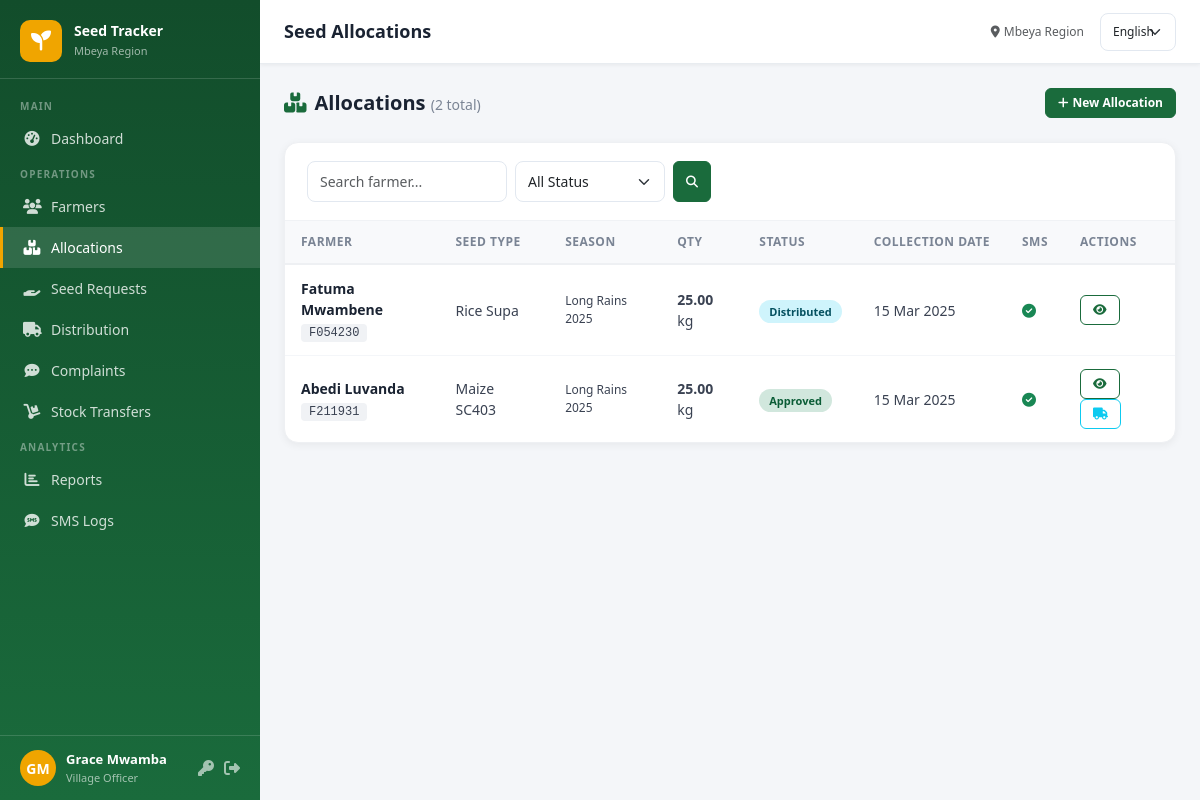
Before: /allocations/ (signed in) with the older database file.
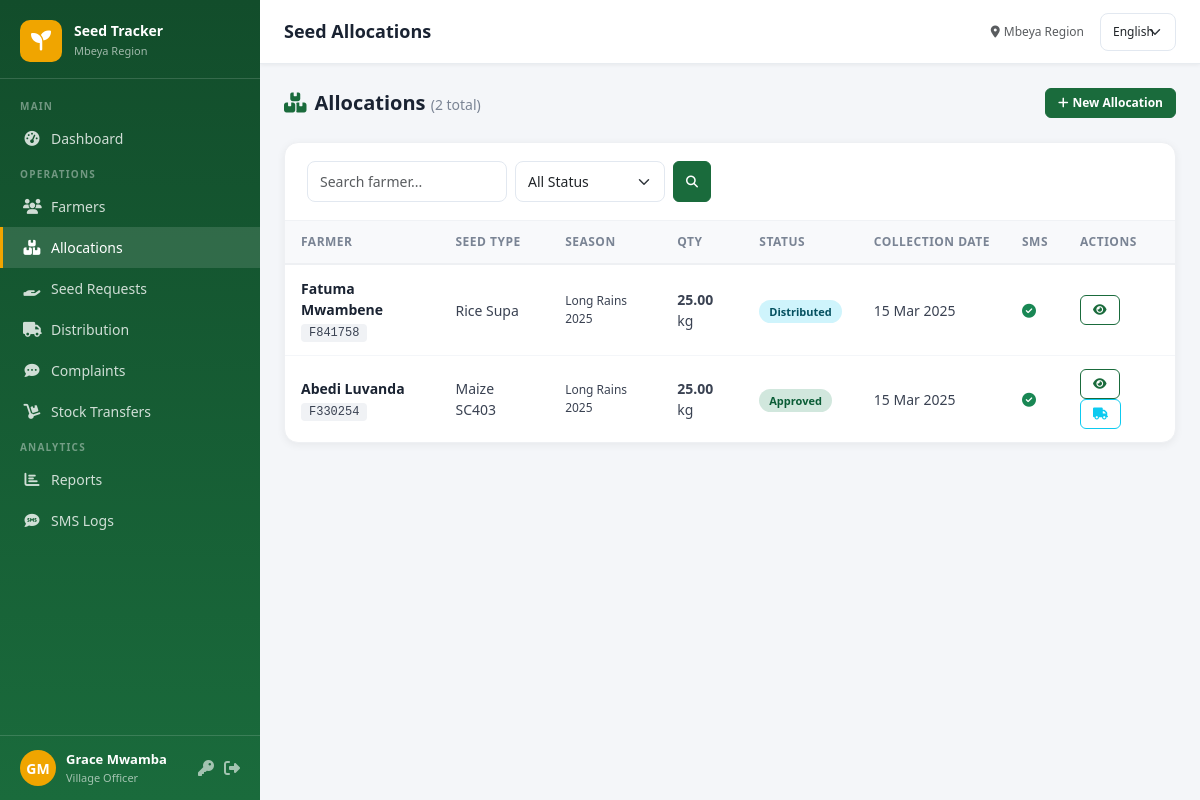
After: the same page with the newer database file.
### core/models.py (models this page shows, shortened)
class SeedAllocation(models.Model):
    STATUS_CHOICES = [
        ('pending',_('Pending')),('approved',_('Approved')),
        ('rejected',_('Rejected')),('distributed',_('Distributed')),
    ]
    farmer = models.ForeignKey(Farmer, on_delete=models.CASCADE, related_name='allocations')
    seed_type = models.ForeignKey(SeedType, on_delete=models.CASCADE)
    season = models.ForeignKey(FarmingSeasons, on_delete=models.CASCADE)
    quantity_allocated = models.DecimalField(max_digits=10, decimal_places=2)
    status = models.CharField(max_length=20, choices=STATUS_CHOICES, default='pending')
    collection_date = models.DateField(null=True, blank=True)
    collection_location = models.CharField(max_length=200, blank=True)
    requested_by = models.ForeignKey(CustomUser, on_delete=models.SET_NULL, null=True, related_name='requests')
    approved_by = models.ForeignKey(CustomUser, on_delete=models.SET_NULL, null=True, blank=True, related_name='approvals')
    rejection_reason = models.TextField(blank=True)
    sms_sent = models.BooleanField(default=False)
    notes = models.TextField(blank=True)
    created_at = models.DateTimeField(auto_now_add=True)
    updated_at = models.DateTimeField(auto_now=True)
    class Meta:
        unique_together = ('farmer', 'seed_type', 'season')

class Farmer(models.Model):
    STATUS_CHOICES = [('active',_('Active')),('inactive',_('Inactive')),('pending',_('Pending'))]
    farmer_id = models.CharField(max_length=20, unique=True, blank=True)
    first_name = models.CharField(max_length=100)
    last_name = models.CharField(max_length=100)
    phone_number = models.CharField(max_length=20)
    village = models.ForeignKey(Village, on_delete=models.CASCADE, related_name='farmers')
    farm_location = models.CharField(max_length=200, blank=True)
    farm_size = models.DecimalField(max_digits=8, decimal_places=2, null=True, blank=True, help_text='Acres')
    crop_type = models.CharField(max_length=50, choices=CROP_CHOICES, default='maize')
    national_id = models.CharField(max_length=30, blank=True)
    status = models.CharField(max_length=20, choices=STATUS_CHOICES, default='active')
    registered_by = models.ForeignKey(CustomUser, on_delete=models.SET_NULL, null=True, related_name='registered_farmers')
    user = models.OneToOneField(CustomUser, on_delete=models.CASCADE, null=True, blank=True, related_name='farmer_profile')
    created_at = models.DateTimeField(auto_now_add=True)
    updated_at = models.DateTimeField(auto_now=True)
    @property
    def full_name(self): return f"{self.first_name} {self.last_name}"

class SeedType(models.Model):
    name = models.CharField(max_length=100, unique=True)
    description = models.TextField(blank=True)
    unit = models.CharField(max_length=30, default='kg')
    created_at = models.DateTimeField(auto_now_add=True)

class FarmingSeasons(models.Model):
    name = models.CharField(max_length=100, unique=True)
    start_date = models.DateField()
    end_date = models.DateField()
    is_active = models.BooleanField(default=False)
    created_at = models.DateTimeField(auto_now_add=True)

### core/views.py (the view)
# urls.py: path('allocations/', views.allocation_list, name='allocation_list'),
@login_required
def allocation_list(request):
    user = request.user
    qs = SeedAllocation.objects.select_related('farmer','seed_type','season','requested_by')
    if user.role == 'village': qs = qs.filter(farmer__village=user.village)
    elif user.role in ('ward','extension'): qs = qs.filter(farmer__village__ward=user.ward)
    elif user.role == 'district': qs = qs.filter(farmer__village__ward__district=user.district)
    elif user.role == 'regional': qs = qs.filter(farmer__village__ward__district__region=user.region)
    elif user.role == 'farmer' and hasattr(user, 'farmer_profile'): qs = qs.filter(farmer=user.farmer_profile)
    status_filter = request.GET.get('status','')
    if status_filter: qs = qs.filter(status=status_filter)
    q = request.GET.get('q','')
    if q: qs = qs.filter(Q(farmer__first_name__icontains=q)|Q(farmer__last_name__icontains=q)|Q(farmer__farmer_id__icontains=q))
    paginator = Paginator(qs.order_by('-created_at'), 20)
    page = paginator.get_page(request.GET.get('page'))
    return render(request, 'core/allocation_list.html', {'page_obj': page, 'status_filter': status_filter, 'q': q})

### templates/core/allocation_list.html (shortened to what this page needs)
{% extends 'base.html' %}
{% load i18n %}
{% block page_title %}{% trans "Seed Allocations" %}{% endblock %}
{% block content %}
<div class="page-header">
  <h4><i class="fas fa-boxes me-2" style="color:#1a6b3c"></i>{% trans "Allocations" %} <small style="font-size:14px;color:#7a8494;font-weight:400">({{ page_obj.paginator.count }} {% trans "total" %})</small></h4>
  {% if user.role == 'village' %}
  <a href="{% url 'allocation_create' %}" class="btn btn-primary btn-sm"><i class="fas fa-plus me-1"></i>{% trans "New Allocation" %}</a>
  {% endif %}
</div>
<div class="table-card">
  <div class="table-header">
    <form method="get" class="d-flex gap-2 flex-wrap">
      <input type="text" name="q" value="{{ q }}" placeholder="{% trans 'Search farmer...' %}" class="form-control form-control-sm" style="width:200px">
      <select name="status" class="form-select form-select-sm" style="width:150px">
        <option value="">{% trans "All Status" %}</option>
      </select>
      <button type="submit" class="btn btn-sm btn-primary"><i class="fas fa-search"></i></button>
    </form>
  </div>
  <div class="table-responsive">
    <table class="data-table">
      <thead><tr><th>{% trans "Farmer" %}</th><th>{% trans "Seed Type" %}</th><th>{% trans "Season" %}</th><th>{% trans "Qty" %}</th><th>{% trans "Status" %}</th><th>{% trans "Collection Date" %}</th><th>{% trans "SMS" %}</th><th>{% trans "Actions" %}</th></tr></thead>
      <tbody>
        {% for a in page_obj %}
        <tr>
          <td>
            <a href="{% url 'farmer_detail' a.farmer.pk %}" style="font-weight:600;text-decoration:none;color:#1a2332">{{ a.farmer.full_name }}</a>
            <br><span class="farmer-id">{{ a.farmer.farmer_id }}</span>
          </td>
          <td>{{ a.seed_type.name }}</td>
          <td style="font-size:12px">{{ a.season.name }}</td>
          <td><strong>{{ a.quantity_allocated }}</strong> {{ a.seed_type.unit }}</td>
          <td><span class="badge-status badge-{{ a.status }}">{{ a.get_status_display }}</span></td>
          <td>{% if a.collection_date %}{{ a.collection_date|date:"d M Y" }}{% else %}<span class="text-muted">-</span>{% endif %}</td>
          <td>{% if a.sms_sent %}<i class="fas fa-check-circle text-success"></i>{% else %}<i class="fas fa-times-circle text-muted"></i>{% endif %}</td>
          <td>
            <a href="{% url 'allocation_detail' a.pk %}" class="btn btn-sm btn-outline-primary me-1"><i class="fas fa-eye"></i></a>
            {% if a.status == 'approved' and not a.distribution and user.role == 'village' %}
              <a href="{% url 'distribution_record' a.pk %}" class="btn btn-sm btn-outline-info" title="{% trans 'Record Distribution' %}"><i class="fas fa-truck"></i></a>
            {% endif %}
          </td>
        </tr>
        {% empty %}
        <tr><td colspan="8" class="text-center text-muted py-5">{% trans "No allocations found" %}</td></tr>
        {% endfor %}
      </tbody>
    </table>
  </div>
</div>
{% endblock %}

Changed rows visible on the page:
changed SeedAllocation "Distributed": farmer.farmer_id "F054230" → "F841758"
changed SeedAllocation "Approved": farmer.farmer_id "F211931" → "F330254"
